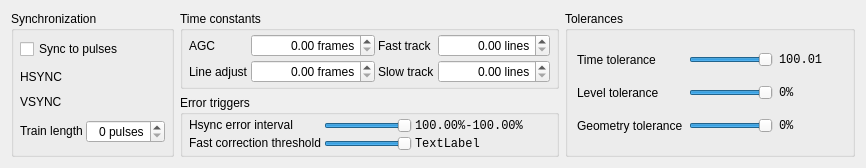
             <widget class="QWidget" name="syncTab">
              <attribute name="title">
               <string>Synchronization</string>
              </attribute>
              <layout class="QGridLayout" name="gridLayout_20">
               <item row="0" column="1">
                <widget class="QGroupBox" name="groupBox_9">
                 <property name="title">
                  <string>Time constants</string>
                 </property>
                 <layout class="QGridLayout" name="gridLayout_12">
                  <property name="leftMargin">
                   <number>6</number>
                  </property>
                  <property name="topMargin">
                   <number>3</number>
                  </property>
                  <property name="rightMargin">
                   <number>6</number>
                  </property>
                  <property name="bottomMargin">
                   <number>3</number>
                  </property>
                  <property name="spacing">
                   <number>3</number>
                  </property>
                  <item row="3" column="3">
                   <widget class="QDoubleSpinBox" name="fastTrackTauSpin">
                    <property name="alignment">
                     <set>Qt::AlignRight|Qt::AlignTrailing|Qt::AlignVCenter</set>
                    </property>
                    <property name="suffix">
                     <string> lines</string>
                    </property>
                    <property name="maximum">
                     <double>1000000.000000000000000</double>
                    </property>
                   </widget>
                  </item>
                  <item row="4" column="2">
                   <widget class="QLabel" name="label_26">
                    <property name="text">
                     <string>Slow track</string>
                    </property>
                   </widget>
                  </item>
                  <item row="4" column="0">
                   <widget class="QLabel" name="label_12">
                    <property name="text">
                     <string>Line adjust</string>
                    </property>
                   </widget>
                  </item>
                  <item row="4" column="3">
                   <widget class="QDoubleSpinBox" name="slowTrackTauSpin">
                    <property name="alignment">
                     <set>Qt::AlignRight|Qt::AlignTrailing|Qt::AlignVCenter</set>
                    </property>
                    <property name="suffix">
                     <string> lines</string>
                    </property>
                    <property name="maximum">
                     <double>1000000.000000000000000</double>
                    </property>
                   </widget>
                  </item>
                  <item row="4" column="1">
                   <widget class="QDoubleSpinBox" name="lineLenTauSpin">
                    <property name="alignment">
                     <set>Qt::AlignRight|Qt::AlignTrailing|Qt::AlignVCenter</set>
                    </property>
                    <property name="prefix">
                     <string/>
                    </property>
                    <property name="suffix">
                     <string> frames</string>
                    </property>
                    <property name="maximum">
                     <double>1000000.000000000000000</double>
                    </property>
                   </widget>
                  </item>
                  <item row="3" column="2">
                   <widget class="QLabel" name="label_16">
                    <property name="text">
                     <string>Fast track</string>
                    </property>
                   </widget>
                  </item>
                  <item row="3" column="0">
                   <widget class="QLabel" name="label_11">
                    <property name="text">
                     <string>AGC</string>
                    </property>
                   </widget>
                  </item>
                  <item row="3" column="1">
                   <widget class="QDoubleSpinBox" name="agcTauSpin">
                    <property name="alignment">
                     <set>Qt::AlignRight|Qt::AlignTrailing|Qt::AlignVCenter</set>
                    </property>
                    <property name="suffix">
                     <string> frames</string>
                    </property>
                    <property name="maximum">
                     <double>1000000.000000000000000</double>
                    </property>
                   </widget>
                  </item>
                 </layout>
                </widget>
               </item>
               <item row="0" column="0" rowspan="2">
                <widget class="QGroupBox" name="groupBoxSync">
                 <property name="title">
                  <string>Synchronization</string>
                 </property>
                 <layout class="QGridLayout" name="gridLayout_15">
                  <property name="leftMargin">
                   <number>6</number>
                  </property>
                  <property name="topMargin">
                   <number>0</number>
                  </property>
                  <property name="rightMargin">
                   <number>6</number>
                  </property>
                  <property name="bottomMargin">
                   <number>3</number>
                  </property>
                  <property name="spacing">
                   <number>3</number>
                  </property>
                  <item row="3" column="1">
                   <widget class="QSpinBox" name="vsyncTrainLengthSpin">
                    <property name="alignment">
                     <set>Qt::AlignRight|Qt::AlignTrailing|Qt::AlignVCenter</set>
                    </property>
                    <property name="suffix">
                     <string> pulses</string>
                    </property>
                   </widget>
                  </item>
                  <item row="1" column="0">
                   <widget class="QLabel" name="label_17">
                    <property name="text">
                     <string>HSYNC</string>
                    </property>
                   </widget>
                  </item>
                  <item row="2" column="0">
                   <widget class="QLabel" name="label_18">
                    <property name="text">
                     <string>VSYNC</string>
                    </property>
                   </widget>
                  </item>
                  <item row="1" column="1">
                   <widget class="TimeSpinBox" name="hsyncSpin" native="true">
                    <property name="sizePolicy">
                     <sizepolicy hsizetype="Preferred" vsizetype="Fixed">
                      <horstretch>0</horstretch>
                      <verstretch>0</verstretch>
                     </sizepolicy>
                    </property>
                   </widget>
                  </item>
                  <item row="0" column="0" colspan="2">
                   <widget class="QCheckBox" name="enableSyncCheck">
                    <property name="text">
                     <string>Sync to pulses</string>
                    </property>
                   </widget>
                  </item>
                  <item row="3" column="0">
                   <widget class="QLabel" name="label_32">
                    <property name="sizePolicy">
                     <sizepolicy hsizetype="Preferred" vsizetype="Fixed">
                      <horstretch>0</horstretch>
                      <verstretch>0</verstretch>
                     </sizepolicy>
                    </property>
                    <property name="text">
                     <string>Train length</string>
                    </property>
                   </widget>
                  </item>
                  <item row="2" column="1">
                   <widget class="TimeSpinBox" name="vsyncSpin" native="true">
                    <property name="sizePolicy">
                     <sizepolicy hsizetype="Preferred" vsizetype="Fixed">
                      <horstretch>0</horstretch>
                      <verstretch>0</verstretch>
                     </sizepolicy>
                    </property>
                   </widget>
                  </item>
                 </layout>
                </widget>
               </item>
               <item row="0" column="2" rowspan="2">
                <widget class="QGroupBox" name="groupBox_8">
                 <property name="title">
                  <string>Tolerances</string>
                 </property>
                 <layout class="QGridLayout" name="gridLayout_30">
                  <item row="0" column="0">
                   <widget class="QLabel" name="label_27">
                    <property name="text">
                     <string>Time tolerance</string>
                    </property>
                   </widget>
                  </item>
                  <item row="0" column="1">
                   <widget class="QSlider" name="timeTolSlider">
                    <property name="minimum">
                     <number>-800</number>
                    </property>
                    <property name="maximum">
                     <number>0</number>
                    </property>
                    <property name="orientation">
                     <enum>Qt::Horizontal</enum>
                    </property>
                    <property name="tickPosition">
                     <enum>QSlider::NoTicks</enum>
                    </property>
                   </widget>
                  </item>
                  <item row="0" column="2">
                   <widget class="QLabel" name="timeTolLabel">
                    <property name="minimumSize">
                     <size>
                      <width>64</width>
                      <height>0</height>
                     </size>
                    </property>
                    <property name="font">
                     <font>
                      <family>Monospace</family>
                     </font>
                    </property>
                    <property name="text">
                     <string>100.01</string>
                    </property>
                   </widget>
                  </item>
                  <item row="1" column="0">
                   <widget class="QLabel" name="label_28">
                    <property name="text">
                     <string>Level tolerance</string>
                    </property>
                   </widget>
                  </item>
                  <item row="1" column="1">
                   <widget class="QSlider" name="levelTolSlider">
                    <property name="minimum">
                     <number>-800</number>
                    </property>
                    <property name="maximum">
                     <number>0</number>
                    </property>
                    <property name="orientation">
                     <enum>Qt::Horizontal</enum>
                    </property>
                    <property name="tickPosition">
                     <enum>QSlider::NoTicks</enum>
                    </property>
                   </widget>
                  </item>
                  <item row="1" column="2">
                   <widget class="QLabel" name="levelTolLabel">
                    <property name="font">
                     <font>
                      <family>Monospace</family>
                     </font>
                    </property>
                    <property name="text">
                     <string>0%</string>
                    </property>
                   </widget>
                  </item>
                  <item row="2" column="0">
                   <widget class="QLabel" name="label_29">
                    <property name="text">
                     <string>Geometry tolerance</string>
                    </property>
                   </widget>
                  </item>
                  <item row="2" column="1">
                   <widget class="QSlider" name="geomTolSlider">
                    <property name="minimum">
                     <number>-800</number>
                    </property>
                    <property name="maximum">
                     <number>0</number>
                    </property>
                    <property name="orientation">
                     <enum>Qt::Horizontal</enum>
                    </property>
                    <property name="tickPosition">
                     <enum>QSlider::NoTicks</enum>
                    </property>
                   </widget>
                  </item>
                  <item row="2" column="2">
                   <widget class="QLabel" name="geomTolLabel">
                    <property name="font">
                     <font>
                      <family>Monospace</family>
                     </font>
                    </property>
                    <property name="text">
                     <string>0%</string>
                    </property>
                   </widget>
                  </item>
                 </layout>
                </widget>
               </item>
               <item row="1" column="1">
                <widget class="QGroupBox" name="groupBox_6">
                 <property name="title">
                  <string>Error triggers</string>
                 </property>
                 <layout class="QGridLayout" name="gridLayout_21">
                  <property name="leftMargin">
                   <number>6</number>
                  </property>
                  <property name="topMargin">
                   <number>3</number>
                  </property>
                  <property name="rightMargin">
                   <number>6</number>
                  </property>
                  <property name="bottomMargin">
                   <number>3</number>
                  </property>
                  <property name="spacing">
                   <number>3</number>
                  </property>
                  <item row="3" column="1">
                   <widget class="QSlider" name="hugeErrorSlider">
                    <property name="minimum">
                     <number>-800</number>
                    </property>
                    <property name="maximum">
                     <number>0</number>
                    </property>
                    <property name="orientation">
                     <enum>Qt::Horizontal</enum>
                    </property>
                    <property name="tickPosition">
                     <enum>QSlider::NoTicks</enum>
                    </property>
                   </widget>
                  </item>
                  <item row="1" column="0">
                   <widget class="QLabel" name="label_31">
                    <property name="sizePolicy">
                     <sizepolicy hsizetype="Preferred" vsizetype="Fixed">
                      <horstretch>0</horstretch>
                      <verstretch>0</verstretch>
                     </sizepolicy>
                    </property>
                    <property name="text">
                     <string>Hsync error interval</string>
                    </property>
                   </widget>
                  </item>
                  <item row="3" column="2">
                   <widget class="QLabel" name="hugeErrorLabel">
                    <property name="font">
                     <font>
                      <family>Monospace</family>
                     </font>
                    </property>
                    <property name="text">
                     <string>TextLabel</string>
                    </property>
                   </widget>
                  </item>
                  <item row="3" column="0">
                   <widget class="QLabel" name="label_30">
                    <property name="sizePolicy">
                     <sizepolicy hsizetype="Preferred" vsizetype="Fixed">
                      <horstretch>0</horstretch>
                      <verstretch>0</verstretch>
                     </sizepolicy>
                    </property>
                    <property name="text">
                     <string>Fast correction threshold</string>
                    </property>
                   </widget>
                  </item>
                  <item row="1" column="1">
                   <widget class="ctkRangeSlider" name="hsyncErrorRange">
                    <property name="minimum">
                     <number>-800</number>
                    </property>
                    <property name="maximum">
                     <number>0</number>
                    </property>
                    <property name="orientation">
                     <enum>Qt::Horizontal</enum>
                    </property>
                    <property name="tickPosition">
                     <enum>QSlider::NoTicks</enum>
                    </property>
                    <property name="minimumValue" stdset="0">
                     <number>-800</number>
                    </property>
                    <property name="maximumValue" stdset="0">
                     <number>0</number>
                    </property>
                   </widget>
                  </item>
                  <item row="1" column="2">
                   <widget class="QLabel" name="hsyncErrorRangeLabel">
                    <property name="minimumSize">
                     <size>
                      <width>135</width>
                      <height>0</height>
                     </size>
                    </property>
                    <property name="font">
                     <font>
                      <family>Monospace</family>
                     </font>
                    </property>
                    <property name="text">
                     <string>100.00%-100.00%</string>
                    </property>
                   </widget>
                  </item>
                 </layout>
                </widget>
               </item>
              </layout>
             </widget>
